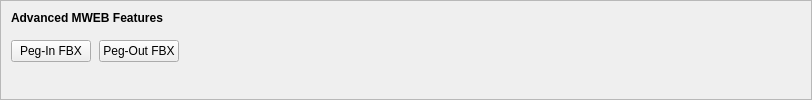
    <widget class="QFrame" name="frameMWEBFeatures">
     <property name="sizePolicy">
      <sizepolicy hsizetype="Expanding" vsizetype="Expanding">
       <horstretch>0</horstretch>
       <verstretch>0</verstretch>
      </sizepolicy>
     </property>
     <property name="maximumSize">
      <size>
       <width>16777215</width>
       <height>16777215</height>
      </size>
     </property>
     <property name="frameShape">
      <enum>QFrame::StyledPanel</enum>
     </property>
     <property name="frameShadow">
      <enum>QFrame::Sunken</enum>
     </property>
     <layout class="QVBoxLayout" name="verticalLayoutMWEBFeatures2">
      <property name="spacing">
       <number>0</number>
      </property>
      <property name="leftMargin">
       <number>0</number>
      </property>
      <property name="topMargin">
       <number>0</number>
      </property>
      <property name="rightMargin">
       <number>0</number>
      </property>
      <property name="bottomMargin">
       <number>6</number>
      </property>
      <item>
       <layout class="QVBoxLayout" name="verticalLayoutMWEBFeatures" stretch="0,0,1">
        <property name="spacing">
         <number>0</number>
        </property>
        <property name="leftMargin">
         <number>10</number>
        </property>
        <property name="topMargin">
         <number>10</number>
        </property>
        <item>
         <layout class="QHBoxLayout" name="horizontalLayoutMWEBFeatures1">
          <property name="bottomMargin">
           <number>15</number>
          </property>
          <item>
           <widget class="QLabel" name="labelMWEBFeatures">
            <property name="sizePolicy">
             <sizepolicy hsizetype="Preferred" vsizetype="Maximum">
              <horstretch>0</horstretch>
              <verstretch>0</verstretch>
             </sizepolicy>
            </property>
            <property name="font">
             <font>
              <weight>75</weight>
              <bold>true</bold>
             </font>
            </property>
            <property name="styleSheet">
             <string notr="true">font-weight:bold;</string>
            </property>
            <property name="text">
             <string>Advanced MWEB Features</string>
            </property>
           </widget>
          </item>
         </layout>
        </item>
        <item>
         <layout class="QHBoxLayout" name="horizontalLayoutMWEBFeatures2" stretch="0,0,0">
          <property name="spacing">
           <number>8</number>
          </property>
          <property name="bottomMargin">
           <number>10</number>
          </property>
          <item>
           <widget class="QPushButton" name="pushButtonMWEBPegIn">
            <property name="styleSheet">
             <string notr="true"/>
            </property>
            <property name="text">
             <string>Peg-In FBX</string>
            </property>
            <property name="checkable">
             <bool>true</bool>
            </property>
            <property name="autoDefault">
             <bool>false</bool>
            </property>
           </widget>
          </item>
          <item>
           <widget class="QPushButton" name="pushButtonMWEBPegOut">
            <property name="styleSheet">
             <string notr="true"/>
            </property>
            <property name="text">
             <string>Peg-Out FBX</string>
            </property>
            <property name="checkable">
             <bool>true</bool>
            </property>
            <property name="autoDefault">
             <bool>false</bool>
            </property>
           </widget>
          </item>
          <item>
           <spacer name="horizontalSpacerMWEBFeatures">
            <property name="orientation">
             <enum>Qt::Horizontal</enum>
            </property>
            <property name="sizeHint" stdset="0">
             <size>
              <width>40</width>
              <height>1</height>
             </size>
            </property>
           </spacer>
          </item>
         </layout>
        </item>
        <item>
         <spacer name="verticalSpacerMWEBFeatures">
          <property name="orientation">
           <enum>Qt::Vertical</enum>
          </property>
          <property name="sizeHint" stdset="0">
           <size>
            <width>800</width>
            <height>1</height>
           </size>
          </property>
         </spacer>
        </item>
       </layout>
      </item>
     </layout>
    </widget>
